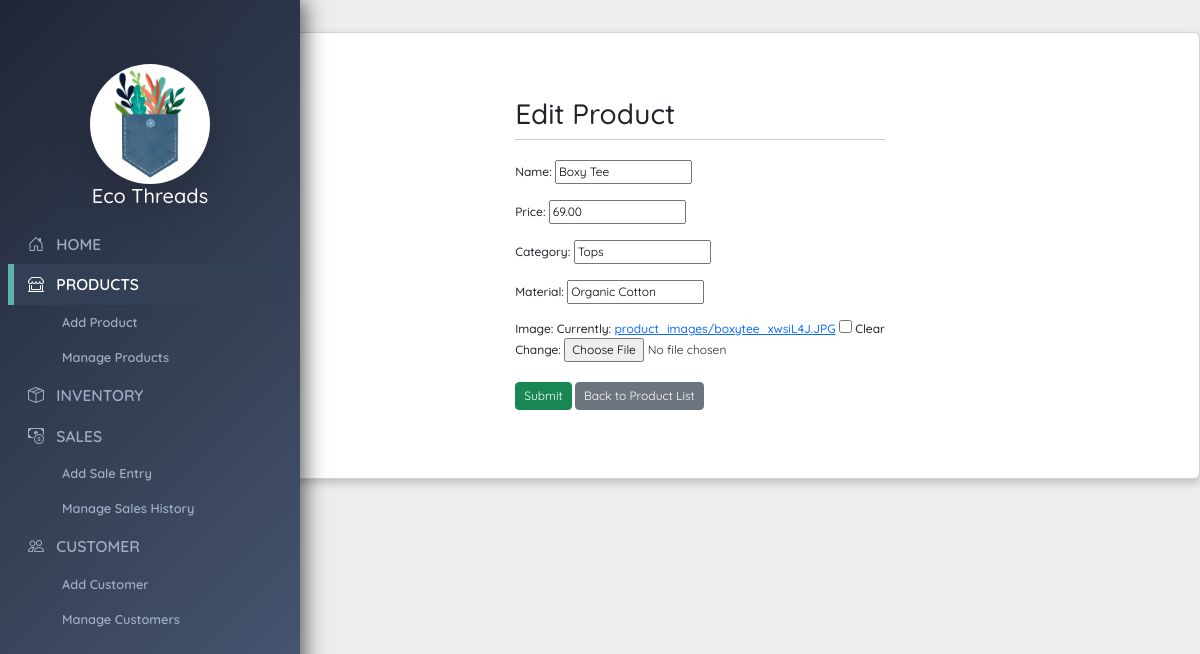
The page /store/product/1/update/ on the database its author committed.
### store/models.py (models this page shows, shortened)
class Product(models.Model):
    name = models.CharField(max_length=255)
    price = models.DecimalField(max_digits=6, decimal_places=2)
    category = models.CharField(max_length=255)
    material = models.CharField(max_length=255)
    image = models.ImageField(upload_to='product_images/', blank=True, null=True)

### store/views.py (the view)
# urls.py: path('product/<int:pk>/update/', ProductUpdateView.as_view(), name='product_update'),
class ProductUpdateView(UpdateView):
    model = Product
    fields = ['name', 'price', 'category', 'material', 'image']
    template_name = 'store/product_form.html'
    success_url = reverse_lazy('product_list')

### store/templates/store/product_form.html (shortened to what this page needs)
{% extends 'base.html' %}
{% block content %}
<h3>{% if object %}Edit Product{% else %}Add Product{% endif %}</h3>
<div style="border-bottom: 1px solid #ccc; margin-bottom: 20px;"></div>
<form method="post" enctype="multipart/form-data" style="font-size: 12px;">
    {{ form.as_p }}
    <button type="submit" class="btn btn-success my-1 px-2 btn-sm" style="font-size: 12px;">Submit</button>
    <a href="{% url 'product_list' %}" class="btn btn-secondary my-1 px-2 btn-sm" style="font-size: 12px;">Back to Product List</a>
</form>
{% endblock %}

### store/static/styles.css (style rules this page uses)
body { font-family: 'Quicksand', sans-serif; background-color: #ededed; font-weight: 500; font-size: small; }

### rows shown on the page
Product: name "Boxy Tee", price "69.00", category "Tops", material "Organic Cotton"
